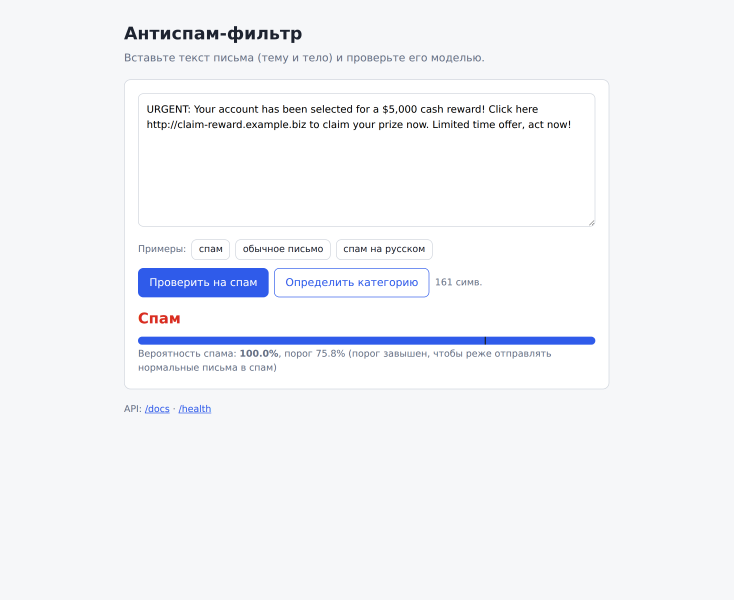
#> input picture reports/img/service_demo_spam.png, 2200 x 1800 px (shown at 1/3 size)
$ python -i build_deck.py   (imports and definitions only)
#> lines starting #> are read from the running program, lines starting #| are printed output that depends on the picture
#> further down, picture is the input picture: PIL image 2200x1800 RGB; mean R, G, B 242.8, 244.3, 248.3
"""Build the team deck from the course template.

Usage (from final-team/):
    .venv/bin/python scripts/build_deck.py [--team N] [--member1 "Фамилия Имя"] [--member2 "Фамилия Имя"]
                                           [--github URL] [--space URL] [--out FILE] [--check] [--dump FILE]

Every metric on the slides is read from reports/*.json (and a few tables from reports/*.md) at
build time, so the script can simply be re-run when new results land. Missing optional reports
(xlmr_results.json, final_choice.json, related_work.md) are rendered as "в работе" placeholders.
The template file is only read, never written.
"""
from __future__ import annotations

import argparse
import copy
import io
import json
import math
import re
import sys
from pathlib import Path

from lxml import etree
from PIL import Image
from pptx import Presentation
from pptx.dml.color import RGBColor
from pptx.enum.dml import MSO_THEME_COLOR
from pptx.enum.shapes import MSO_SHAPE_TYPE
from pptx.enum.text import MSO_ANCHOR, PP_ALIGN
from pptx.oxml.ns import qn
from pptx.util import Emu, Pt

ROOT = Path(__file__).resolve().parents[1]
REPORTS = ROOT / "reports"
IMG = REPORTS / "img"
TEMPLATE = ROOT.parent / "tasks" / "Итоговое задание (Презентация-описание работы).pptx"

FONT = "Arial"           # the template uses Proxima Nova, which only Google Slides has
SLIDE_W, SLIDE_H = 9144000, 5143500
LEFT = 357000
RIGHT = 8790000
DECOR_X = 6400000          # body text must stay left of this on slides with right-side decor
TABLE_STYLE = "{99CE2E37-16BC-4408-9B30-6D05F93488BB}"   # the template's own "Table_0"
# [1 line that did not run here, left out]
# [1 line that did not run here, left out]
# [1 line that did not run here, left out]

PREC_MIN, FPR_MAX = 0.99, 0.005   # threshold-selection constraints used in train_classic.py
PENDING = "в работе"
MIN_PT = 12.0
BODY_PT = 14.0           # body text on content slides
TABLE_PT = 12.0
TOP = 760000             # first content line under a slide title
BOTTOM = SLIDE_H - 150000
GAP = 150000             # vertical space between blocks
# [1 line that did not run here, left out]
LINK_RE = re.compile(r"\[([^\]]+)\]\((https?://[^)\s]+)\)|(https?://[^\s<>»)]*[^\s<>»).,;:])")
TITLE_SRC: list = []     # template title shape cloned onto added slides
TOUCHED: list = []       # txBody elements written by this script (only these are overflow-checked)
BROKEN_WORDS: list = []  # table words wider than their column: the renderer splits them mid-word

MODEL_NAMES = {
    "logreg": "TF-IDF + LogReg",
    "linsvc": "TF-IDF + LinearSVC",
    "cnb": "TF-IDF + ComplementNB",
    "e5": "e5-small + LogReg",
    "xlmr": "XLM-R (дообучение)",
}
MODEL_ORDER = ["logreg", "linsvc", "cnb", "e5", "xlmr"]

CLASS_RU_FALLBACK = {
    "ads": "реклама", "job": "предложение работы", "dating": "знакомства",
    "finance": "финансы/мошенничество", "phishing": "фишинг",
    "newsletter": "рассылки/уведомления", "other": "другое",
}
STUDENT_NAMES = {"tfidf_logreg": "TF-IDF + LogReg", "e5_logreg": "e5-small + LogReg",
                 "ensemble": "среднее двух учеников"}
STUDENT_DESC = {"tfidf_logreg": "TF-IDF слов и символов + LogReg",
                "e5_logreg": "эмбеддинги e5-small + LogReg",
                "ensemble": "среднее вероятностей TF-IDF + LogReg и e5-small + LogReg"}
NLI_NAMES = {"zs": "mDeBERTa-v3-base-xnli", "mdeberta": "mDeBERTa-v3-base-xnli",
             "large": "DeBERTa-v3-large-zeroshot", "avg": "среднее mDeBERTa и DeBERTa-large"}


# ----------------------------------------------------------------------------- data loading

# [9 lines left out: function load_json, not called in this run]


def read_text(name: str) -> str:
    p = REPORTS / name
    return p.read_text(encoding="utf-8") if p.exists() else ""


# [18 lines left out: function md_table_after, not called in this run]


def regex(md: str, pattern: str, default=None):
    m = re.search(pattern, md, flags=re.S)
    return m.groups() if m else default


class Data:
    # [55 lines left out: functions __init__, results, norm_key, chosen, class_ru, not called in this run]


# ----------------------------------------------------------------------------- formatting

def num(x, nd: int = 4) -> str:
    return PENDING if x is None else f"{x:.{nd}f}".replace(".", ",")


def pct(x, nd: int = 2) -> str:
    return PENDING if x is None else f"{x * 100:.{nd}f}%".replace(".", ",")


def intru(n) -> str:
    return f"{int(n):,}".replace(",", " ")


# [26 lines left out: functions g, set_run_font, not called in this run]


def plain(text: str) -> str:
    """Text as rendered: link markup reduced to its label, bold markers dropped."""
    return LINK_RE.sub(lambda m: m.group(1) or m.group(3), text).replace("**", "")


# [85 lines left out: functions add_runs, set_bullet, clear_tf, write_tf, not called in this run]


def next_shape_id(slide) -> int:
    ids = [int(el.get("id")) for el in slide.shapes._spTree.iter(qn("p:cNvPr")) if el.get("id", "").isdigit()]
    return max(ids + [1]) + 1


# [102 lines left out: functions add_textbox, add_table, auto_col_widths, table_height, crop_panel, not called in this run]


def trim_bg(img: Image.Image, pad: int = 16, tol: int = 8) -> Image.Image:
    """Cut the uniform background (the colour of the top-left pixel) around a screenshot."""
#> called with pad = 16, tol = 8
    from PIL import ImageChops
    bg = Image.new(img.mode, img.size, img.getpixel((0, 0)))
    box = ImageChops.difference(img, bg).convert("L").point(lambda v: 255 if v > tol else 0).getbbox()
#> box = (372, 78, 1828, 1240)
    if not box:
        return img
    l, t, r, b = box
#> l = 372; t = 78; r = 1828; b = 1240
    return img.crop((max(0, l - pad), max(0, t - pad), min(img.width, r + pad), min(img.height, b + pad)))
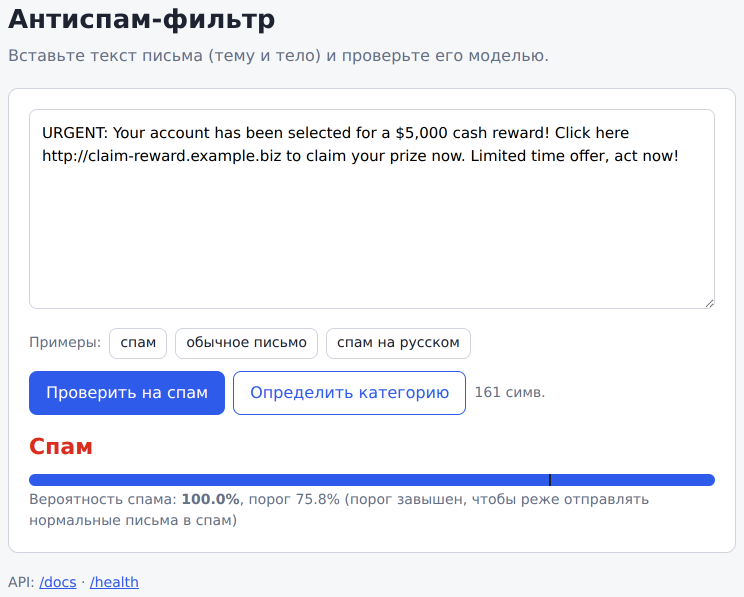
#> returned value: PIL image 1488x1194 RGB (shown at 1/2 size); mean R, G, B 238.9, 240.9, 247.5


# [30 lines left out: functions add_picture_fit, open_img, shape_by_name, not called in this run]


def remove_shape(shape) -> None:
    el = shape._element
    el.getparent().remove(el)


# [57 lines left out: functions delete_slide, new_slide_after, clear_notes, char_w, not called in this run]


_FONTS: dict = {}


# [33 lines left out: functions word_w, wrap_lines, not called in this run]


def est_cell_height(text: str, size: float, width_emu: int, bold: bool = False) -> int:
    lines = wrap_lines(text, size, width_emu / 12700, bold)
    return int(lines * size * 1.2 * 12700)


# [166 lines left out: functions para_size, est_tf_height, est_items_height, insets, check_deck, dump_text and 2 more, not called in this run]


class Flow:
    """Places text, tables and pictures top to bottom on a slide and opens a continuation slide
    (same title plus "(продолжение)") when the next block does not fit."""

    # [5 lines left out: function __init__, not called in this run]

    def room(self) -> int:
        return BOTTOM - self.y

    def new_slide(self) -> None:
        self.slide = new_slide_after(self.prs, self.slide, self.cont_title, TITLE_SRC[0])
        self.y, self.x, self.width, self.used = TOP, LEFT, RIGHT - LEFT, False

    # [97 lines left out: functions text, fit_table, table, picture, title_bottom, not called in this run]


def decor_width(x: int = LEFT) -> int:
    """Text width that stays left of the template's illustration in the lower right corner."""
    return DECOR_X - x - 150000


# [571 lines left out: functions fill_task, parse_related, fill_related, fill_dataset, model_rows_cv, arch_text and 10 more, not called in this run]


# [2 lines not run here, left out]

>>> from PIL import Image
>>> picture = Image.open('../reports/img/service_demo_spam.png')
>>> result = trim_bg(picture)
